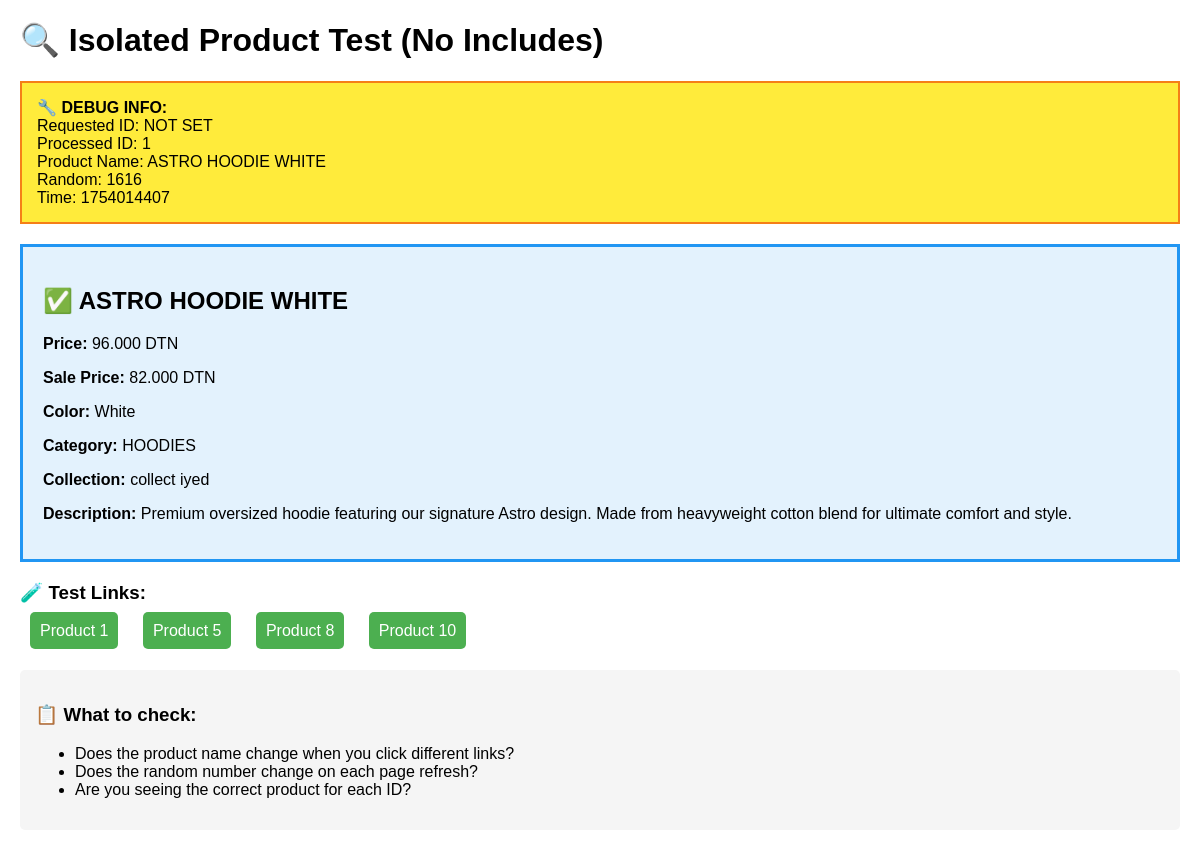
Page /isolated_test.php on the committed database.
### tables this page shows
CREATE TABLE `products` (
  `id` int(11) NOT NULL,
  `name` varchar(255) NOT NULL,
  `slug` varchar(255) NOT NULL,
  `description` text DEFAULT NULL,
  `short_description` varchar(500) DEFAULT NULL,
  `price` decimal(10,2) NOT NULL,
  `sale_price` decimal(10,2) DEFAULT NULL,
  `cost_price` decimal(10,2) NOT NULL,
  `color` varchar(50) DEFAULT NULL,
  `category_id` int(11) DEFAULT NULL,
  `collection_id` int(11) DEFAULT NULL,
  `is_featured` tinyint(1) DEFAULT 0,
  `is_bestseller` tinyint(1) DEFAULT 0,
  `is_on_sale` tinyint(1) DEFAULT 0,
  `is_active` tinyint(1) DEFAULT 1,
  `created_at` timestamp NOT NULL DEFAULT current_timestamp(),
  `updated_at` timestamp NOT NULL DEFAULT current_timestamp() ON UPDATE current_timestamp(),
  `show_stock` tinyint(1) DEFAULT 1,
  `stock_status` enum('in_stock','low_stock') DEFAULT 'in_stock'
);

CREATE TABLE `categories` (
  `id` int(11) NOT NULL,
  `name` varchar(100) NOT NULL,
  `slug` varchar(100) NOT NULL,
  `image` varchar(255) DEFAULT NULL,
  `description` text DEFAULT NULL,
  `sort_order` int(11) DEFAULT 0,
  `is_active` tinyint(1) DEFAULT 1,
  `created_at` timestamp NOT NULL DEFAULT current_timestamp(),
  `updated_at` timestamp NOT NULL DEFAULT current_timestamp() ON UPDATE current_timestamp()
);

CREATE TABLE `collections` (
  `id` int(11) NOT NULL,
  `name` varchar(100) NOT NULL,
  `slug` varchar(100) NOT NULL,
  `image` varchar(255) DEFAULT NULL,
  `description` text DEFAULT NULL,
  `sort_order` int(11) DEFAULT 0,
  `is_active` tinyint(1) DEFAULT 1,
  `created_at` timestamp NOT NULL DEFAULT current_timestamp(),
  `updated_at` timestamp NOT NULL DEFAULT current_timestamp() ON UPDATE current_timestamp(),
  `secret` tinyint(1) DEFAULT 0
);

### isolated_test.php (the view, shortened to what this page needs)
<?php
try {
    $pdo = new PDO("mysql:host=localhost;dbname=beam_db;charset=utf8mb4", "root", "");
    $pdo->setAttribute(PDO::ATTR_ERRMODE, PDO::ERRMODE_EXCEPTION);
    $productId = isset($_GET['id']) ? (int)$_GET['id'] : 1;
    $stmt = $pdo->prepare("SELECT p.*, c.name as category_name, col.name as collection_name
                          FROM products p
                          LEFT JOIN categories c ON p.category_id = c.id
                          LEFT JOIN collections col ON p.collection_id = col.id
                          WHERE p.id = ? AND p.is_active = 1");
    $stmt->execute([$productId]);
    $product = $stmt->fetch();
} catch (Exception $e) {
    $product = null;
    $error = $e->getMessage();
}
?>
<!DOCTYPE html>
<html>
<head>
</head>
<body>
    <h1>🔍 Isolated Product Test (No Includes)</h1>
    <div class="debug">
        <strong>🔧 DEBUG INFO:</strong><br>
        Requested ID: <?php echo htmlspecialchars($_GET['id'] ?? 'NOT SET'); ?><br>
        Processed ID: <?php echo $productId; ?><br>
        Product Name: <?php echo htmlspecialchars($product['name'] ?? 'NULL'); ?><br>
        Random: <?php echo rand(1, 10000); ?><br>
        Time: <?php echo microtime(true); ?>
    </div>
    <?php if ($product): ?>
    <div class="product">
        <h2>✅ <?php echo htmlspecialchars($product['name']); ?></h2>
        <p><strong>Price:</strong> <?php echo number_format($product['price'], 3) . ' DTN'; ?></p>
        <p><strong>Sale Price:</strong> <?php echo $product['sale_price'] ? number_format($product['sale_price'], 3) . ' DTN' : 'N/A'; ?></p>
        <p><strong>Color:</strong> <?php echo htmlspecialchars($product['color']); ?></p>
        <p><strong>Category:</strong> <?php echo htmlspecialchars($product['category_name'] ?? 'N/A'); ?></p>
        <p><strong>Collection:</strong> <?php echo htmlspecialchars($product['collection_name'] ?? 'N/A'); ?></p>
        <p><strong>Description:</strong> <?php echo htmlspecialchars($product['description']); ?></p>
    </div>
    <?php endif; ?>
    <div class="links">
        <h3>🧪 Test Links:</h3>
        <a href="?id=1">Product 1</a>
        <a href="?id=5">Product 5</a>
        <a href="?id=8">Product 8</a>
        <a href="?id=10">Product 10</a>
    </div>
    <div style="margin-top: 30px; padding: 15px; background: #f5f5f5; border-radius: 5px;">
        <h3>📋 What to check:</h3>
        <ul>
            <li>Does the product name change when you click different links?</li>
            <li>Does the random number change on each page refresh?</li>
            <li>Are you seeing the correct product for each ID?</li>
        </ul>
    </div>
</body>
</html>

### isolated_test.php (style rules this page uses)
body { font-family: Arial, sans-serif; margin: 20px; background: white; }
.debug { background: #ffeb3b; padding: 15px; margin: 15px 0; border: 2px solid #f57f17; }
.product { border: 3px solid #2196f3; padding: 20px; margin: 20px 0; background: #e3f2fd; }
.links { margin: 20px 0; }
.links a { margin: 0 10px; padding: 10px; background: #4caf50; color: white; text-decoration: none; border-radius: 5px; }

### rows in the picture
products: name "ASTRO HOODIE WHITE", price "96.000", sale_price "82.000", color "White", category.name "HOODIES", collection.name "collect iyed", description "Premium oversized hoodie featuring our signature Astro design. Made from heavyweight cotton blend for ultimate comfort and style."

### other values in the picture
$_GET['id'] "NOT SET"
$productId "1"
